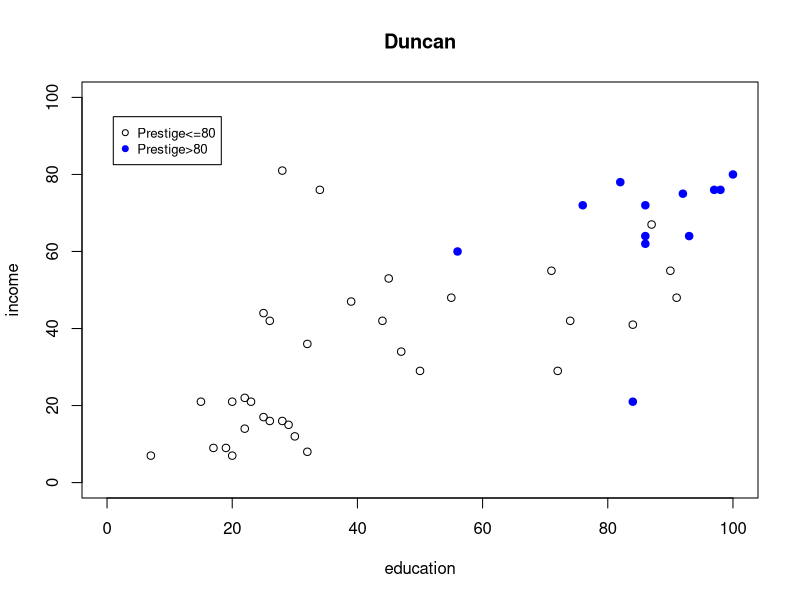

The R source for this figure:
setwd("C:/Users/umang/OneDrive/Documents/College files/Sem 4/STAT_611_R/Projects")
#----ii----#
pdf("Duncanplot.pdf")

#----i----#
library("car")
data(Duncan)
Duncan[1:5,]
x = Duncan$education
y = Duncan$income

plot(x,y,main="Duncan",type="n",xlab="education", ylab="income", xlim=c(0,100),ylim=c(0,100))
points(x[Duncan$prestige<=80],y[Duncan$prestige<=80])
points(x[Duncan$prestige>80],y[Duncan$prestige>80],pch=19,col="blue")

#----ii(continued)----#
legend(1,95, legend=c("Prestige<=80", "Prestige>80"), col = c("black","blue"), pch=c(21,19), cex=0.8)
dev.off()

#----iii----#
Duncan$Typecode=factor(Duncan$type)
levels(Duncan$Typecode) = c("3","1","2")

#----iv----#
write.table(x=Duncan,file="newduncanoutput.txt",
            sep=" ",na="??",quote=FALSE,row.names=FALSE)

#----v----#
lessthan20 = subset(Duncan, (Duncan$income<20)&(Duncan$education<20)&(Duncan$prestige<20))

#----vi----#
write.csv(lessthan20, file="lessthan20.csv")
